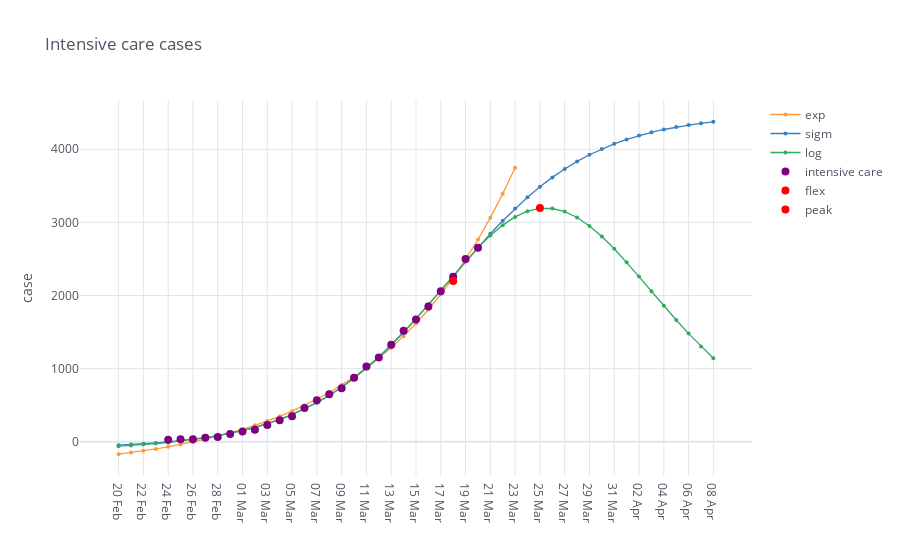

The code cell stored with this chart in its notebook:
### Markdown cell above
## Fitting intensive care data with exponential and logistic models

The exponential model is:

$$y = e^{k(x-x_0)} + y_0$$

where $k, x_0, y_0$ are the parameters to estimate.

For the logistic model:

$$y = \frac{c}{1+e^{-k(x-x_0)}} + y_0$$

where $c, k, x_0, y_0$ are the parameters to estimate.

### Code cell
fig = mpl.iplot_analysis_plot(df.drop(columns=['day']), title='Intensive care cases')
fig.show()

### Figure 1 — Plotly figure (JSON) as saved in the notebook; plotly's stock layout.template omitted (floating-point values rounded to 4 significant figures)
{"data": [{"line": {"color": "rgba(255, 153, 51, 1.0)", "dash": "solid", "shape": "linear", "width": 1.3}, "marker": {"size": 4, "symbol": "circle"}, "mode": "lines+markers", "name": "exp", "text": "", "type": "scatter", "x": ["20 Feb", "21 Feb", "22 Feb", "23 Feb", "24 Feb", "25 Feb", "26 Feb", "27 Feb", "28 Feb", "29 Feb", "01 Mar", "02 Mar", "03 Mar", "04 Mar", "05 Mar", "06 Mar", "07 Mar", "08 Mar", "09 Mar", "10 Mar", "11 Mar", "12 Mar", "13 Mar", "14 Mar", "15 Mar", "16 Mar", "17 Mar", "18 Mar", "19 Mar", "20 Mar", "21 Mar", "22 Mar", "23 Mar", "24 Mar", "25 Mar", "26 Mar", "27 Mar", "28 Mar", "29 Mar", "30 Mar", "31 Mar", "01 Apr", "02 Apr", "03 Apr", "04 Apr", "05 Apr", "06 Apr", "07 Apr", "08 Apr"], "y": [-169.5, -147.5, -123.5, -97.22, -68.46, -36.98, -2.541, 35.14, 76.37, 121.5, 170.8, 224.8, 283.9, 348.6, 419.3, 496.7, 581.3, 674.0, 775.3, 886.2, 1008.0, 1140.0, 1286.0, 1445.0, 1618.0, 1809.0, 2017.0, 2245.0, 2494.0, 2767.0, 3065.0, 3391.0, 3748.0, "", "", "", "", "", "", "", "", "", "", "", "", "", "", "", ""]}, {"line": {"color": "rgba(55, 128, 191, 1.0)", "dash": "solid", "shape": "linear", "width": 1.3}, "marker": {"size": 4, "symbol": "circle"}, "mode": "lines+markers", "name": "sigm", "text": "", "type": "scatter", "x": ["20 Feb", "21 Feb", "22 Feb", "23 Feb", "24 Feb", "25 Feb", "26 Feb", "27 Feb", "28 Feb", "29 Feb", "01 Mar", "02 Mar", "03 Mar", "04 Mar", "05 Mar", "06 Mar", "07 Mar", "08 Mar", "09 Mar", "10 Mar", "11 Mar", "12 Mar", "13 Mar", "14 Mar", "15 Mar", "16 Mar", "17 Mar", "18 Mar", "19 Mar", "20 Mar", "21 Mar", "22 Mar", "23 Mar", "24 Mar", "25 Mar", "26 Mar", "27 Mar", "28 Mar", "29 Mar", "30 Mar", "31 Mar", "01 Apr", "02 Apr", "03 Apr", "04 Apr", "05 Apr", "06 Apr", "07 Apr", "08 Apr"], "y": [-46.49, -38.09, -28.15, -16.39, -2.476, 13.96, 33.34, 56.17, 83.02, 114.5, 151.4, 194.5, 244.6, 302.6, 369.7, 446.6, 534.5, 634.1, 746.2, 871.3, 1010.0, 1161.0, 1325.0, 1499.0, 1683.0, 1875.0, 2071.0, 2269.0, 2466.0, 2659.0, 2846.0, 3023.0, 3190.0, 3345.0, 3487.0, 3615.0, 3731.0, 3834.0, 3925.0, 4005.0, 4074.0, 4135.0, 4187.0, 4232.0, 4270.0, 4303.0, 4331.0, 4355.0, 4376.0]}, {"line": {"color": "rgba(50, 171, 96, 1.0)", "dash": "solid", "shape": "linear", "width": 1.3}, "marker": {"size": 4, "symbol": "circle"}, "mode": "lines+markers", "name": "log", "text": "", "type": "scatter", "x": ["20 Feb", "21 Feb", "22 Feb", "23 Feb", "24 Feb", "25 Feb", "26 Feb", "27 Feb", "28 Feb", "29 Feb", "01 Mar", "02 Mar", "03 Mar", "04 Mar", "05 Mar", "06 Mar", "07 Mar", "08 Mar", "09 Mar", "10 Mar", "11 Mar", "12 Mar", "13 Mar", "14 Mar", "15 Mar", "16 Mar", "17 Mar", "18 Mar", "19 Mar", "20 Mar", "21 Mar", "22 Mar", "23 Mar", "24 Mar", "25 Mar", "26 Mar", "27 Mar", "28 Mar", "29 Mar", "30 Mar", "31 Mar", "01 Apr", "02 Apr", "03 Apr", "04 Apr", "05 Apr", "06 Apr", "07 Apr", "08 Apr"], "y": [-59.18, -49.34, -37.86, -24.49, -8.899, 9.244, 30.35, 54.86, 83.31, 116.3, 154.4, 198.4, 249.2, 307.5, 374.2, 450.4, 537.1, 635.1, 745.3, 868.6, 1005.0, 1155.0, 1319.0, 1495.0, 1681.0, 1876.0, 2076.0, 2275.0, 2470.0, 2654.0, 2820.0, 2963.0, 3075.0, 3153.0, 3192.0, 3190.0, 3148.0, 3067.0, 2952.0, 2807.0, 2639.0, 2454.0, 2259.0, 2059.0, 1860.0, 1665.0, 1480.0, 1305.0, 1142.0]}, {"line": {"color": "rgba(128, 0, 128, 1.0)", "dash": "solid", "shape": "linear", "width": 1.3}, "marker": {"size": 8, "symbol": "circle"}, "mode": "markers", "name": "intensive care", "text": "", "type": "scatter", "x": ["20 Feb", "21 Feb", "22 Feb", "23 Feb", "24 Feb", "25 Feb", "26 Feb", "27 Feb", "28 Feb", "29 Feb", "01 Mar", "02 Mar", "03 Mar", "04 Mar", "05 Mar", "06 Mar", "07 Mar", "08 Mar", "09 Mar", "10 Mar", "11 Mar", "12 Mar", "13 Mar", "14 Mar", "15 Mar", "16 Mar", "17 Mar", "18 Mar", "19 Mar", "20 Mar", "21 Mar", "22 Mar", "23 Mar", "24 Mar", "25 Mar", "26 Mar", "27 Mar", "28 Mar", "29 Mar", "30 Mar", "31 Mar", "01 Apr", "02 Apr", "03 Apr", "04 Apr", "05 Apr", "06 Apr", "07 Apr", "08 Apr"], "y": ["", "", "", "", 27.0, 35.0, 36.0, 56.0, 64.0, 105.0, 140.0, 166.0, 229.0, 295.0, 351.0, 462.0, 567.0, 650.0, 733.0, 877.0, 1028.0, 1153.0, 1328.0, 1518.0, 1672.0, 1851.0, 2060.0, 2257.0, 2498.0, 2655.0, "", "", "", "", "", "", "", "", "", "", "", "", "", "", "", "", "", "", ""]}, {"marker": {"color": "rgba(255, 0, 0, 125)", "size": 8}, "mode": "markers", "name": "flex", "type": "scatter", "x": ["18 Mar"], "y": [2197.0]}, {"marker": {"color": "rgba(255, 0, 0, 125)", "size": 8}, "mode": "markers", "name": "peak", "type": "scatter", "x": ["25 Mar"], "y": [3196.0]}], "layout": {"legend": {"bgcolor": "#FFFFFF", "font": {"color": "#4D5663"}}, "paper_bgcolor": "#FFFFFF", "plot_bgcolor": "#FFFFFF", "title": {"font": {"color": "#4D5663"}, "text": "Intensive care cases"}, "xaxis": {"gridcolor": "#E1E5ED", "showgrid": true, "tickfont": {"color": "#4D5663"}, "title": {"font": {"color": "#4D5663"}, "text": ""}, "zerolinecolor": "#E1E5ED"}, "yaxis": {"gridcolor": "#E1E5ED", "showgrid": true, "tickfont": {"color": "#4D5663"}, "title": {"font": {"color": "#4D5663"}, "text": "case"}, "zerolinecolor": "#E1E5ED"}}}
